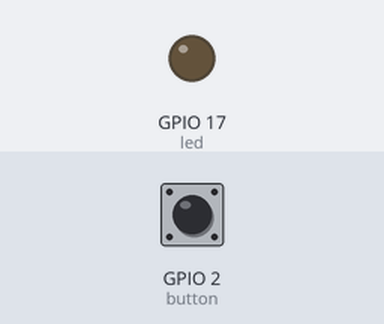
Simulated run of this program. Board: Raspberry Pi (BCM pin numbers). On the bench: output pins drawn as LEDs (lit = HIGH). The test bench sets the inputs (shaded band); at power-on: GPIO 2 (button) HIGH. What the program prints to the terminal is not drawn.

Above: at 1.2 s.
1.3 s: GPIO 2 (button) pulled LOW for 0.15 s
At 1.37 s:
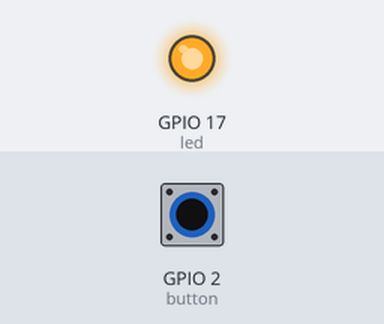
2.9 s: GPIO 2 (button) pulled LOW for 3.2 s
At 7.3 s:
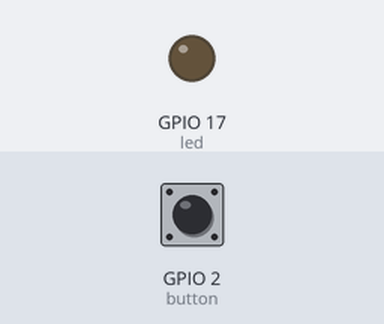
Timing chart, 0 to 8.8 s (numbered marks = the images above; inputs shaded):
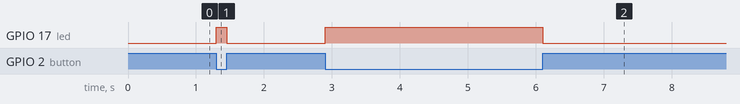

Measured:
- after the input at 1.3 s, GPIO 17 (led): LOW → HIGH at once, → LOW 0.15 s later
- after the input at 2.9 s, GPIO 17 (led): LOW → HIGH at once, → LOW 3.2 s later

The program:

led_button_control.py
```python
# gpiozero 패키지의 LED와 Button 클래스를 임포트합니다.
from gpiozero import LED, Button

# GPIO 17번 핀에 연결된 LED 객체를 생성합니다.
led = LED(17)
# GPIO 2번 핀에 연결된 버튼 객체를 생성합니다.
button = Button(2)

# 버튼이 눌렸을 때,
# LED를 켜는 led.on 함수를 실행합니다.
button.when_pressed = led.on
# 버튼이 떼어졌을 때,
# LED를 끄는 led.off 함수를 실행합니다.
button.when_released = led.off

# 사용자가 Enter 키를 누를 때까지
# 프로그램을 종료하지 않고 대기합니다.
input("ENTER to quit! ")
```
